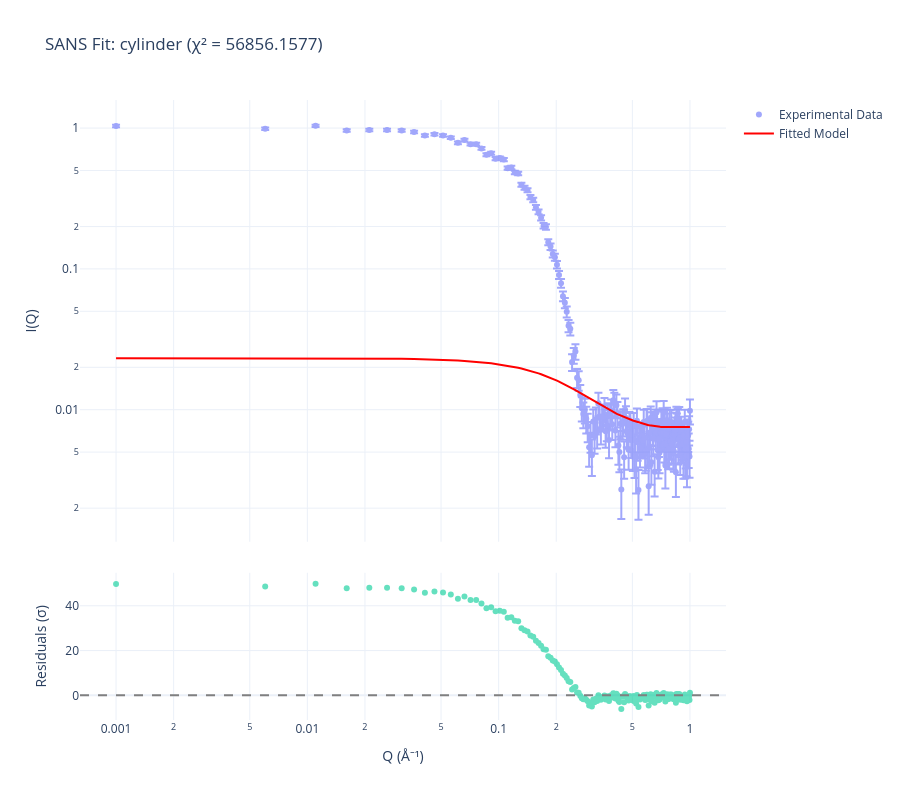

Notebook code for this chart:
### Code cell
# Plot LMFit results
fitter_lm.plot_results(show_residuals=True, log_scale=True)

### Figure 1 — Plotly figure (JSON) as saved in the notebook; plotly's stock layout.template omitted (floating-point values rounded to 4 significant figures; data arrays with more than 128 entries replaced by an {"elided": "..."} marker saying what was removed)
{"data": [{"error_y": {"array": {"elided": "200 float values"}, "type": "data", "visible": true}, "marker": {"size": 6}, "mode": "markers", "name": "Experimental Data", "opacity": 0.6, "type": "scatter", "x": {"elided": "200 float values"}, "xaxis": "x", "y": {"elided": "200 float values"}, "yaxis": "y"}, {"line": {"color": "red", "width": 2}, "mode": "lines", "name": "Fitted Model", "type": "scatter", "x": {"elided": "200 float values"}, "xaxis": "x", "y": {"elided": "200 float values"}, "yaxis": "y"}, {"marker": {"size": 6}, "mode": "markers", "name": "Residuals", "opacity": 0.6, "showlegend": false, "type": "scatter", "x": {"elided": "200 float values"}, "xaxis": "x2", "y": {"elided": "200 float values"}, "yaxis": "y2"}], "layout": {"height": 800, "shapes": [{"line": {"color": "gray", "dash": "dash"}, "type": "line", "x0": 0, "x1": 1, "xref": "x2 domain", "y0": 0, "y1": 0, "yref": "y2"}], "title": {"text": "SANS Fit: cylinder (χ² = 56856.1577)"}, "width": 900, "xaxis": {"anchor": "y", "domain": [0, 1], "matches": "x2", "showticklabels": false, "type": "log"}, "xaxis2": {"anchor": "y2", "domain": [0, 1], "title": {"text": "Q (Å⁻¹)"}, "type": "log"}, "yaxis": {"anchor": "x", "domain": [0.2875, 1.0], "title": {"text": "I(Q)"}, "type": "log"}, "yaxis2": {"anchor": "x2", "domain": [0, 0.2375], "title": {"text": "Residuals (σ)"}}}}
